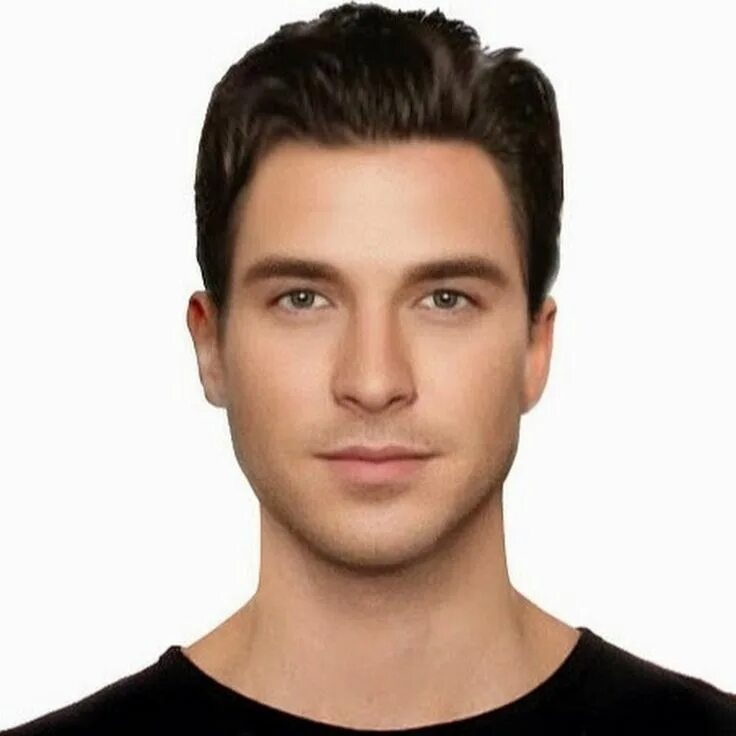
#> input picture ex1/face.jpg, 736 x 736 px
$ python 1.py
#> lines starting #> are read from the running program, lines starting #| are printed output that depends on the picture
#> further down, my_image is the input picture: shape (736, 736, 3); mean B, G, R 170.5, 180.3, 196.4
import cv2 as cv
import numpy as np

def detect_pupils(image):

    gray = cv.cvtColor(image, cv.COLOR_BGR2GRAY)
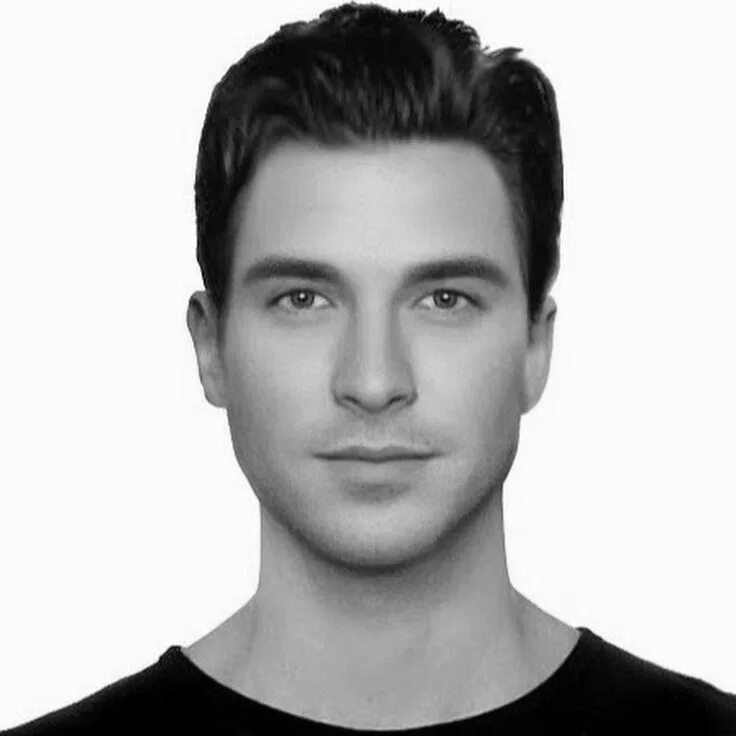
#> gray: shape (736, 736); min 0, max 255, mean 184
    inv = 255 - gray
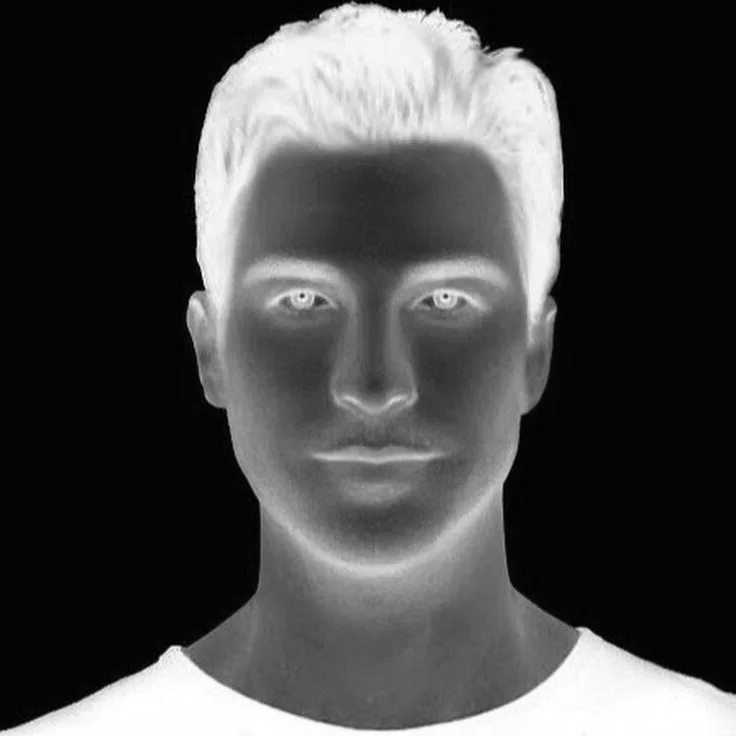
#> inv: shape (736, 736); min 0, max 255, mean 71

    ksize = 21
    lap = cv.Laplacian(inv, ddepth=cv.CV_32F, ksize=ksize)
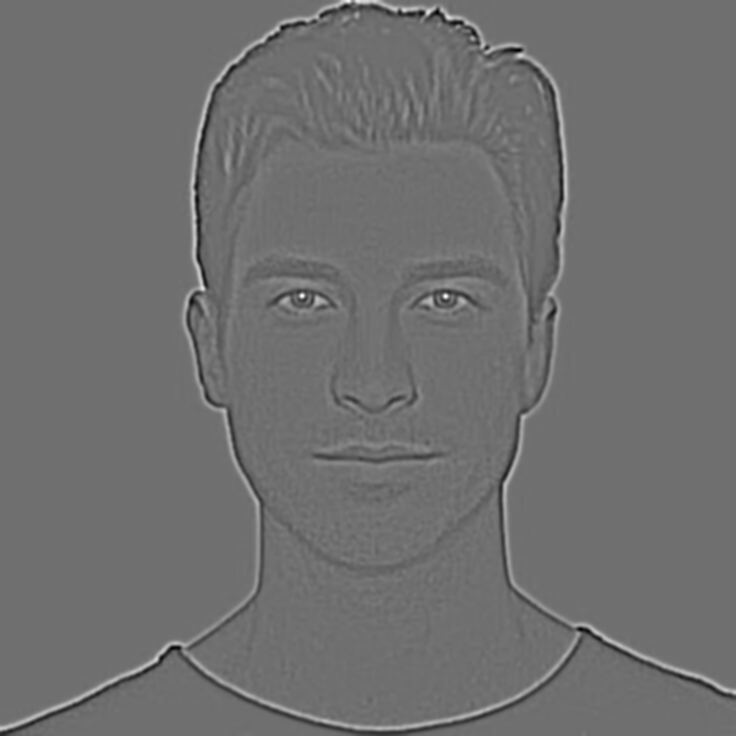
#> lap: shape (736, 736) float32; min -3.66e+12, max 4.69e+12, mean 40362432; drawn with min black and max white
    lap_abs = np.abs(lap).astype(np.uint8)
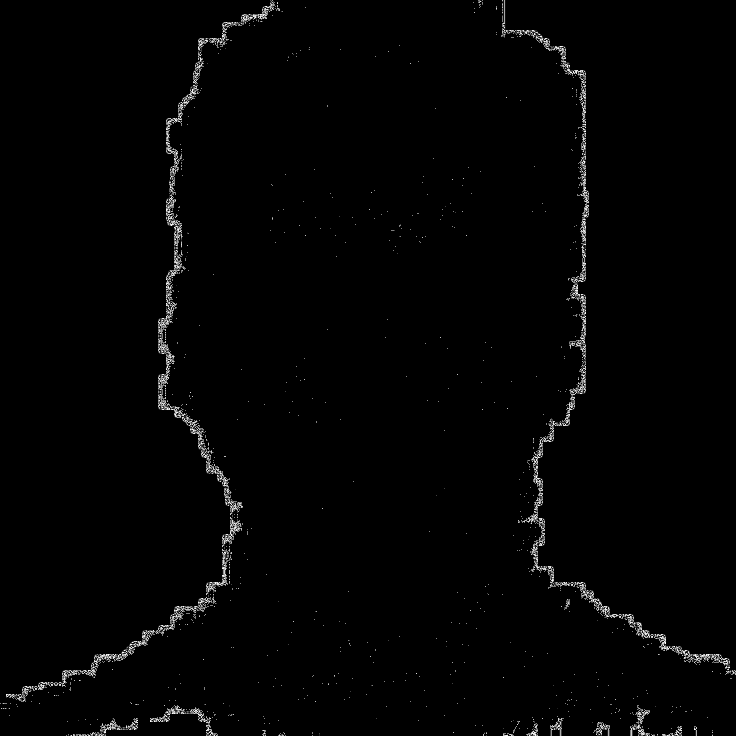
#> lap_abs: shape (736, 736); min 0, max 255, mean 3.2

    lap_norm = cv.normalize(lap_abs, None, 0, 255, cv.NORM_MINMAX)

    _, th = cv.threshold(lap_norm, 0, 255, cv.THRESH_BINARY + cv.THRESH_OTSU)
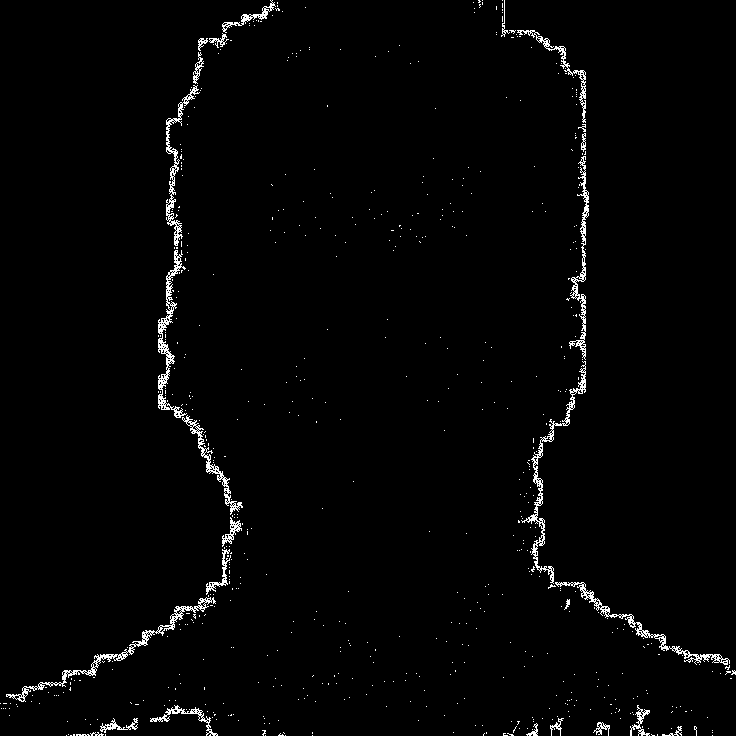
#> th: shape (736, 736); 1.8% white in thin lines or dots

    # cv.imshow("Gray", gray)
    cv.imshow("Inverted", inv)
    # cv.imshow("Laplacian", lap_norm)
    # cv.imshow("Threshold", th)
    cv.waitKey(0)
    cv.destroyAllWindows()
    return th


my_image = cv.imread('face.jpg')
cv.imshow('Image', my_image)

detect_pupils(my_image)
